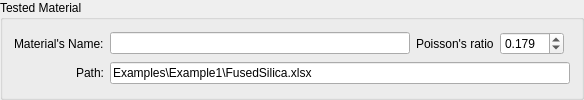
               <widget class="QGroupBox" name="groupBox_18">
                <property name="sizePolicy">
                 <sizepolicy hsizetype="Expanding" vsizetype="Maximum">
                  <horstretch>0</horstretch>
                  <verstretch>0</verstretch>
                 </sizepolicy>
                </property>
                <property name="title">
                 <string>Tested Material</string>
                </property>
                <layout class="QGridLayout" name="gridLayout_38">
                 <item row="1" column="0">
                  <widget class="QLabel" name="label_65">
                   <property name="text">
                    <string>Path:</string>
                   </property>
                   <property name="alignment">
                    <set>Qt::AlignRight|Qt::AlignTrailing|Qt::AlignVCenter</set>
                   </property>
                  </widget>
                 </item>
                 <item row="0" column="1">
                  <widget class="QLineEdit" name="lineEdit_MaterialName_tabHE">
                   <property name="sizePolicy">
                    <sizepolicy hsizetype="Maximum" vsizetype="Fixed">
                     <horstretch>0</horstretch>
                     <verstretch>0</verstretch>
                    </sizepolicy>
                   </property>
                   <property name="minimumSize">
                    <size>
                     <width>300</width>
                     <height>0</height>
                    </size>
                   </property>
                  </widget>
                 </item>
                 <item row="0" column="4">
                  <widget class="QFrame" name="frame_6">
                   <property name="frameShape">
                    <enum>QFrame::StyledPanel</enum>
                   </property>
                   <property name="frameShadow">
                    <enum>QFrame::Raised</enum>
                   </property>
                  </widget>
                 </item>
                 <item row="0" column="3">
                  <widget class="QDoubleSpinBox" name="doubleSpinBox_Poisson_tabHE">
                   <property name="sizePolicy">
                    <sizepolicy hsizetype="Maximum" vsizetype="Fixed">
                     <horstretch>0</horstretch>
                     <verstretch>0</verstretch>
                    </sizepolicy>
                   </property>
                   <property name="decimals">
                    <number>3</number>
                   </property>
                   <property name="value">
                    <double>0.179000000000000</double>
                   </property>
                  </widget>
                 </item>
                 <item row="0" column="2">
                  <widget class="QLabel" name="label_67">
                   <property name="sizePolicy">
                    <sizepolicy hsizetype="Maximum" vsizetype="Preferred">
                     <horstretch>0</horstretch>
                     <verstretch>0</verstretch>
                    </sizepolicy>
                   </property>
                   <property name="text">
                    <string>Poisson's ratio</string>
                   </property>
                  </widget>
                 </item>
                 <item row="0" column="0">
                  <widget class="QLabel" name="label_66">
                   <property name="sizePolicy">
                    <sizepolicy hsizetype="Maximum" vsizetype="Preferred">
                     <horstretch>0</horstretch>
                     <verstretch>0</verstretch>
                    </sizepolicy>
                   </property>
                   <property name="text">
                    <string>Material's Name:</string>
                   </property>
                  </widget>
                 </item>
                 <item row="1" column="1" colspan="4">
                  <widget class="QLineEdit" name="lineEdit_path_tabHE">
                   <property name="sizePolicy">
                    <sizepolicy hsizetype="Minimum" vsizetype="Maximum">
                     <horstretch>0</horstretch>
                     <verstretch>0</verstretch>
                    </sizepolicy>
                   </property>
                   <property name="text">
                    <string>Examples\Example1\FusedSilica.xlsx</string>
                   </property>
                  </widget>
                 </item>
                </layout>
               </widget>
